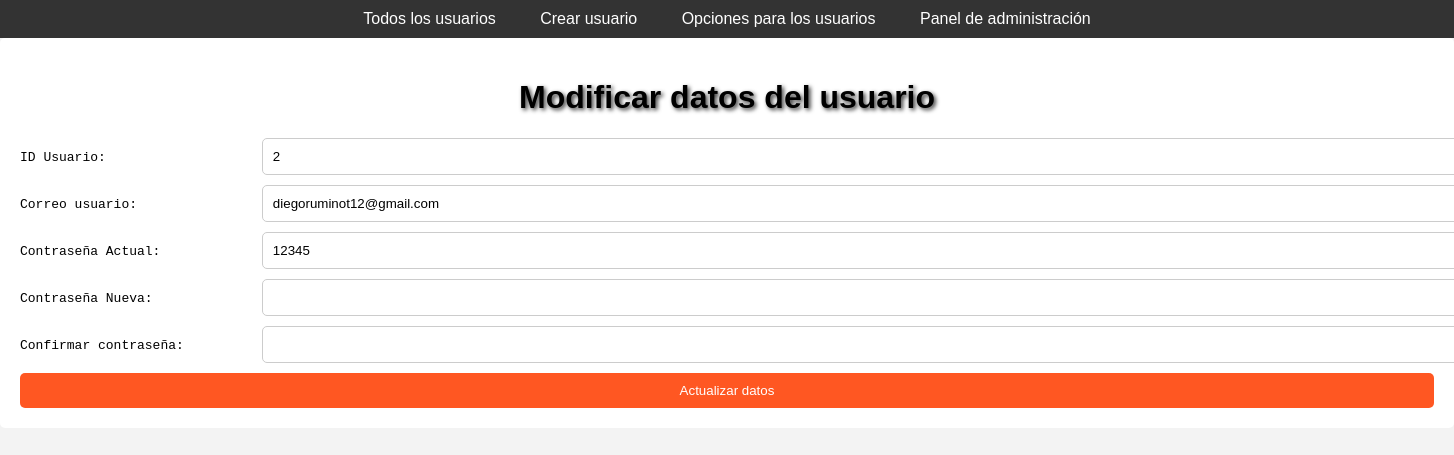
Screenshot of /usuarios/encontrar_usuario/2 with the database file from the repository.
### pagina_clientes/models.py (models this page shows, shortened)
class Usuario(models.Model):
    id_usuario = models.AutoField(primary_key=True)
    correo_usuario = models.CharField(max_length=50, null=False)
    contrasena_usuario = models.CharField(max_length=30, null=False)

### administrador/views.py (the view)
# urls.py: path('usuarios/encontrar_usuario/<str:pk>',views.encontrar_usuario,name="encontrar_usuario"),
def encontrar_usuario(request,pk):
    if pk != " ":
        usuario = Usuario.objects.get(id_usuario = pk)
    context = {'usuario':usuario}
    if usuario:
        return render(request,'html/usuarios/modificar_usuario.html',context)
    else:
        context={'mensaje':'Error, id del usuario no encontrado'}
        return render(request,'html/usuarios/opciones_usuarios.html',context)

### administrador/templates/html/usuarios/modificar_usuario.html (shortened to what this page needs)
{% load static %}
<!DOCTYPE html>
<html lang="en">
<head>
    <link rel="stylesheet" href="{% static 'css/modificar_usuario.css' %}">
</head>
<body>
    <nav>
        <ul>
            <li><a href="{% url 'usuarios_totales' %}">Todos los usuarios</a></li>
            <li><a href="{% url 'crear_usuario' %}">Crear usuario</a></li>
            <li><a href="{% url 'opciones_usuarios' %}">Opciones para los usuarios</a></li>
            <li><a href="{% url 'panel_administracion' %}">Panel de administración</a></li>
        </ul>
    </nav>
    <div class="formulario">
        <h1>Modificar datos del usuario</h1>
        <form action="{% url 'modificar_usuario' %}" method="post" enctype="multipart/form-data">
            <pre>ID Usuario:                    <input type="text" name="id_usuario" value="{{ usuario.id_usuario }}" readonly></pre>
            <pre>Correo usuario:                <input type="text" name="correo_usuario" value="{{ usuario.correo_usuario }}"></pre>
            <pre>Contraseña Actual:             <input type="text" name="contrasena_usuario" value="{{ usuario.contrasena_usuario }}" readonly></pre>
            <pre>Contraseña Nueva:              <input type="text" name="contrasena_nueva1"></pre>
            <pre>Confirmar contraseña:          <input type="text" name="contrasena_nueva2"></pre>
            <input type="submit" name="opcion" value="Actualizar datos">
            {% if usuario %}
        </form>
        {% endif %}
    </div>
</body>

### administrador/static/css/modificar_usuario.css (style rules this page uses)
body { font-family: Arial, sans-serif; margin: 0; padding: 0; background-color: #f3f3f3; }
nav ul { list-style: none; padding: 0; margin: 0; background-color: #333; text-align: center; }
nav ul li { display: inline-block; }
nav ul li a { display: block; color: #fff; text-decoration: none; padding: 10px 20px; }
.formulario { background-color: #fff; border-radius: 5px; padding: 20px; }
.formulario h1 { text-align: center; color: #000000; text-shadow: 2px 2px 4px rgba(0, 0, 0, 0.8); }
.formulario pre { margin: 10px 0; }
.formulario input[type="text"] { width: 100%; padding: 10px; border-radius: 5px; border: 1px solid #ccc; }
.formulario input[type="submit"] { display: block; width: 100%; padding: 10px; margin-top: 10px; background-color: #ff5722; color: #fff; border: none; border-radius: 5px; cursor: pointer; }

### rows the page displays
Usuario: id_usuario "2", correo_usuario "diegoruminot12@gmail.com", contrasena_usuario "12345"
